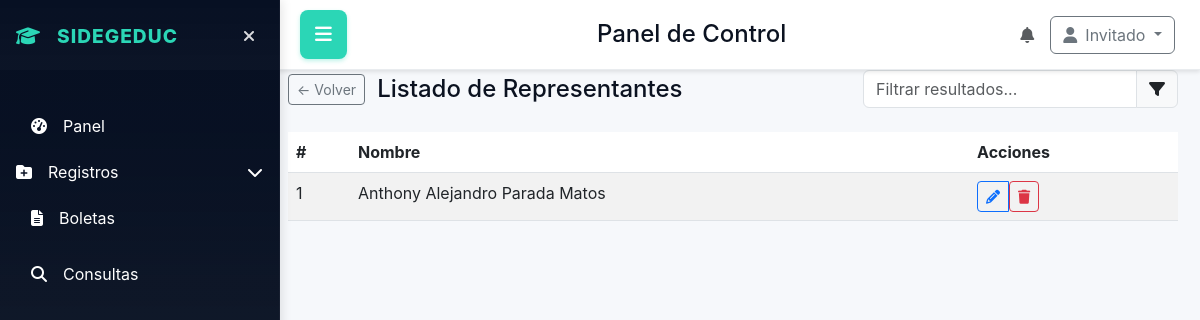
The page /consultas/personas/list?role=representante on the database its author committed.
### database/models.py (models this page shows)
class Representantes(db.Model):
    __tablename__ = 'representantes'
    id_representante = db.Column(db.Integer, primary_key=True)
    id_persona = db.Column(db.Integer, db.ForeignKey('personas.id_persona'))
    id_profesion = db.Column(db.Integer, db.ForeignKey('profesiones.id_profesion'))
    id_ocupacion = db.Column(db.Integer, db.ForeignKey('ocupaciones.id_ocupacion'))
    id_nivel_academico = db.Column(db.Integer, db.ForeignKey('niveles_academicos.id_nivel_academico'))

class Personas(db.Model):
    __tablename__ = 'personas'
    id_persona = db.Column(db.Integer, primary_key=True)
    primer_nombre = db.Column(db.String(50), nullable=False)
    segundo_nombre = db.Column(db.String(50))
    primer_apellido = db.Column(db.String(50), nullable=False)
    segundo_apellido = db.Column(db.String(50))
    fecha_nacimiento = db.Column(db.Date)
    id_sexo = db.Column(db.Integer, db.ForeignKey('sexo.id_sexo'))
    id_tipo_persona = db.Column(db.Integer, db.ForeignKey('tipo_persona.id_tipo_persona'), nullable=False)
    id_tipo_documento = db.Column(db.Integer, db.ForeignKey('tipo_documento.id_tipo_documento'), nullable=True)
    numero_cedula = db.Column(db.String(20), nullable=True)
    id_ocupacion = db.Column(db.Integer, db.ForeignKey('ocupaciones.id'), nullable=True)
    id_profesion = db.Column(db.Integer, db.ForeignKey('profesiones.id'), nullable=True)
    num_hijos = db.Column(db.Integer, nullable=True)
    id_relacion_familiar = db.Column(db.Integer, db.ForeignKey('relaciones_familiares.id'), nullable=True)

### app.py (the view)
@app.route('/consultas/personas/list')
def consultas_personas_list():
    return manejar_la_vista_de.consultas_personas_list()

### app.py (called while the page is built, shortened)
@event.listens_for(Engine, "connect")
def set_sqlite_pragma(dbapi_connection, connection_record):
    if app.config['SQLALCHEMY_DATABASE_URI'].startswith("sqlite"):
        cursor = dbapi_connection.cursor()
        cursor.execute("PRAGMA foreign_keys=ON")
        cursor.close()

@app.context_processor
def inject_user_context():
    try:
        ctx = get_user_context(session)
    except Exception:
        ctx = {}
    return {
        'is_creator': ctx.get('is_creator', False),
        'developer_priv': ctx.get('developer_priv', False),
        'role_name': ctx.get('role_name'),
        'role_desc': ctx.get('role_desc'),
        'status': ctx.get('status'),
        'usuario': ctx.get('user')
    }

### utils/permissions.py (called while the page is built, shortened)
def get_user_context(session): #esto es la funcion que se reutiliza  para obtener el contexto del usuario desde la sesión
    user = None
    developer_priv = False
    current_user_id = None
    role_name = None
    role_desc = None
    status = None
    is_creator = False
    return {
        'user': user,
        'developer_priv': developer_priv,
        'current_user_id': current_user_id,
        'role_name': role_name,
        'role_desc': role_desc,
        'status': status,
        'is_creator': is_creator
    }

### utils/view_handlers.py (called while the page is built)
def compute_role_counts(ctx):
    try:
        if ctx.get('is_creator'):
            roles_count = Roles.query.count()
            users_q = db.session.query(Roles.nombre_rol, func.count(Usuarios.id_user)).join(Usuarios, Usuarios.id_rol == Roles.id_rol).group_by(Roles.id_rol).all()
        else:
            roles_count = Roles.query.filter(func.lower(func.trim(Roles.nombre_rol)) != 'creador').count()
            users_q = db.session.query(Roles.nombre_rol, func.count(Usuarios.id_user)).join(Usuarios, Usuarios.id_rol == Roles.id_rol).filter(func.lower(func.trim(Roles.nombre_rol)) != 'creador').group_by(Roles.id_rol).all()
        users_by_role = [{'role': r or 'Sin nombre', 'count': int(c)} for r, c in users_q]
    except Exception:
        roles_count = 0
        users_by_role = []
    return roles_count, users_by_role

### templates/home_panel/struct.html (shortened to what this page needs)
<!DOCTYPE html>
<html lang="en">
<head>
    <link href="https://cdn.jsdelivr.net/npm/bootstrap@5.3.0/dist/css/bootstrap.min.css" rel="stylesheet">
    <link rel="stylesheet" href="https://cdnjs.cloudflare.com/ajax/libs/font-awesome/6.4.0/css/all.min.css">
    <link rel="stylesheet" href="{{ url_for('static', filename='home_panel/home_panel.css') }}">
    <link rel="stylesheet" href="https://cdn.jsdelivr.net/npm/flatpickr/dist/themes/material_blue.css">
</head>
<body>
    <div class="app-layout">
        <aside class="sidebar" id="sidebar">
            <div class="p-3">
                <div class="d-flex align-items-center mb-3">
                    <div class="logo">
                        <i class="fas fa-graduation-cap me-2"></i>
                        SIDEGEDUC
                    </div>
                    <button id="sidebar-toggle" class="sidebar-toggle" aria-label="Ocultar sidebar">
                        <i class="fas fa-times"></i>
                    </button>
                </div>
            </div>
            <nav class="p-3 flex-grow-1">
                <ul class="nav flex-column">
                    <li class="nav-item mb-2">
                        <a class="nav-link" href="{{ url_for('dashboard') }}">
                            <i class="fas fa-tachometer-alt me-3"></i>
                            <span>Panel</span>
                        </a>
                    </li>
                    <li class="nav-item mb-2">
                        <button class="nav-link btn btn-link text-start p-0 w-100" data-bs-toggle="collapse" data-bs-target="#registrosSub" aria-expanded="false">
                            <i class="fas fa-folder-plus me-3"></i>
                            <span>Registros</span>
                            <i class="fas fa-chevron-down ms-auto"></i>
                        </button>
                    </li>
                    <li class="nav-item mb-2">
                        <a class="nav-link" href="{{ url_for('boleta') }}">
                            <i class="fas fa-file-alt me-3"></i>
                            <span>Boletas</span>
                        </a>
                    </li>
                    <li class="nav-item mb-2">
                        <a class="nav-link" href="{{ url_for('consultas') }}">
                            <i class="fas fa-search me-3"></i>
                            <span>Consultas</span>
                        </a>
                    </li>
                </ul>
            </nav>
        </aside>
        <header class="topbar">
            <button id="menu-toggle" class="menu-toggle">
                <i class="fas fa-bars"></i>
            </button>
            <div class="d-flex align-items-center">
                <h1 class="h4 mb-0 ms-3">Panel de Control</h1>
            </div>
            <div class="d-flex align-items-center">
                <div class="me-3">
                    <i class="fas fa-bell text-muted"></i>
                </div>
                <div class="dropdown">
                    <button class="btn btn-outline-secondary dropdown-toggle" type="button" data-bs-toggle="dropdown">
                        <i class="fas fa-user me-2"></i>{{ usuario if usuario else 'Invitado' }}
                    </button>
                </div>
            </div>
        </header>
        <main class="content">
            {% if content_template %}
                {% include content_template %}
            {% endif %}
        </main>
    </div>
</body>
</html>

### templates/home_panel/consultas_personas_list.html (shortened to what this page needs)
<div class="container-fluid" style="margin-top:48px;">
  <div class="row mb-3">
    <div class="col-12">
      <div class="d-flex justify-content-between align-items-center mb-2">
        <div style="display:flex;align-items:center;gap:12px;">
          <a href="{% if role_display in ['Materia','Plantel'] %}{{ url_for('consultas') }}{% elif role_display == 'Sin rol' %}{{ url_for('consultas_personas') }}{% else %}{{ url_for('consultas_personas') }}{% endif %}" class="btn btn-sm btn-outline-secondary" title="Atrás">← Volver</a>
          <h4 style="margin:0">{{ title }}</h4>
        </div>
        <div style="min-width:240px;max-width:320px;">
          <div class="input-group">
            <input id="filtro-listado" type="text" class="form-control" placeholder="Filtrar resultados..." autocomplete="off">
            <span class="input-group-text"><i class="fas fa-filter"></i></span>
          </div>
        </div>
      </div>
    </div>
  </div>
  <div class="row">
    <div class="col-12">
      {% if rows %}
      <link rel="stylesheet" href="/static/home_panel/filtro-dinamico.css">
      {% if role_display == 'Materia' %}
      <table class="table table-striped">
        <thead><tr><th>#</th><th>Nombre</th><th>Acciones</th></tr></thead>
        <tbody>
          {% for r in rows %}
          <tr>
            <td>{{ loop.index }}</td>
            <td>{{ r[1] }}</td>
            <td>
              <div class="btn-group" role="group">
                <a class="btn btn-sm btn-outline-primary" href="/consultas/materias/editar?id={{ r[0] }}" title="Editar">
                  <i class="fas fa-pencil-alt"></i>
                </a>
                <form method="post" action="/consultas/materias/borrar" style="display:inline-block;margin:0;">
                  <input type="hidden" name="id" value="{{ r[0] }}">
                  <button class="btn btn-sm btn-outline-danger" title="Borrar" onclick="return confirm('¿Eliminar esta materia?')">
                    <i class="fas fa-trash"></i>
                  </button>
                </form>
              </div>
            </td>
          </tr>
          {% endfor %}
        </tbody>
      </table>
      {% else %}
      {% set roles_unicos = ['Representante', 'Profesor', 'Estudiante', 'Empleado'] %}
      {% if role_display in roles_unicos %}
      <table class="table table-striped">
        <thead>
          <tr><th>#</th><th>Nombre</th><th>Acciones</th></tr>
        </thead>
        <tbody>
          {% for r in rows %}
          <tr>
            <td>{{ loop.index }}</td>
            <td>{{ r.primer_nombre }} {% if r.segundo_nombre %}{{ r.segundo_nombre }}{% endif %} {{ r.primer_apellido }} {% if r.segundo_apellido %}{{ r.segundo_apellido }}{% endif %}</td>
            <td>
              <div class="btn-group" role="group">
                <a class="btn btn-sm btn-outline-primary" href="{{ url_for('editar_persona') }}?id={{ r.id_persona }}&role={{ role_display|lower }}" title="Editar">
                  <i class="fas fa-pencil-alt"></i>
                </a>
                <form method="post" action="{{ url_for('borrar_registro_persona') }}" style="display:inline-block;margin:0;">
                  <button class="btn btn-sm btn-outline-danger" title="Borrar" onclick="return confirm('¿Eliminar este registro?')">
                    <i class="fas fa-trash"></i>
                  </button>
                </form>
              </div>
            </td>
          </tr>
          {% endfor %}
        </tbody>
      </table>
      {% endif %}
      {% endif %}
      {% else %}
      <div class="alert alert-info">No se encontraron registros para {{ role_display }}.</div>
      {% endif %}
    </div>
  </div>
</div>

### static/home_panel/home_panel.css (style rules this page uses)
:root { --panel-bg:#ffffff; --muted:#9aa4ad; --accent-1:#06a77d; --accent-2:#0b5f47; --glass:#f6fbfa; --card-border:#e9f4f2; --sidebar-start:#071023; --sidebar-end:#0f1724cc; --accent:#2bd6b6; --accent2:#00bfa5; --bg:#f6f8fb; }
.row { display:flex;gap:14px }
body { margin:0;font-family:Inter,system-ui,Arial;background:linear-gradient(180deg,#071023 0%, #071023 12%, #071023 12%, #f6f8fb 100%);color:#0b1220 }
.sidebar { width: 280px; background: linear-gradient(180deg,var(--sidebar-start),var(--sidebar-end)); color:#fff; padding:0; display:flex; flex-direction:column; border-right:1px solid rgba(255,255,255,0.04); transition: transform 0.3s cubic-bezier(.2,.9,.2,1); position: fixed; height: 100vh; overflow-y: auto; z-index: 1050; top: 0; left: 0; box-shadow: 2px 0 10px rgba(0,0,0,0.1); }
.logo { font-weight:800;font-size:1.2rem;letter-spacing:1px;color:var(--accent);display:flex;align-items:center;gap:8px }
.sidebar-toggle { background:transparent;border:none;color:rgba(255,255,255,0.85);padding:8px;border-radius:8px;cursor:pointer;margin-left:auto;transition: all 0.2s }
.nav-link { color: white !important;text-decoration: none;padding: 10px 15px;border-radius: 8px;margin-bottom: 4px;display: flex;align-items: center;width: 100%;transition: all .22s cubic-bezier(.2,.9,.2,1) }
.nav-link.btn-link { color: white !important;border: none;background: transparent;padding: 10px 15px }
.content { margin-left: 280px;padding:22px 22px 22px 8px;background: var(--bg); min-height: 100vh; transition: margin-left 0.3s cubic-bezier(.2,.9,.2,1); }
.content > .container-fluid { padding-left:0;padding-right:0 }
.content .container-fluid .row { margin-left:0;margin-right:0 }
.content .container-fluid [class*=col-] { padding-left:0;padding-right:0 }
.topbar { background: white; padding: 15px 25px 15px 300px; border-bottom: 1px solid #e9ecef; box-shadow: 0 2px 4px rgba(0,0,0,0.1); display: flex; justify-content: space-between; align-items: center; transition: margin-left 0.3s cubic-bezier(.2,.9,.2,1); position: fixed; top: 0; right: 0; left: 0; z-index: 1030; height: 70px; }
.menu-toggle { background: var(--accent); border: none; color: white; padding: 10px 15px; border-radius: 8px; cursor: pointer; font-size: 1.2rem; transition: all 0.2s; box-shadow: 0 2px 4px rgba(43,214,182,0.3); }

### rows shown on the page
Representantes: primer_nombre "Anthony", segundo_nombre "Alejandro", primer_apellido "Parada", segundo_apellido "Matos"

### other values the page prints
{{ usuario if usuario else 'Invitado' }} "Invitado"
{{ title }} "Listado de Representantes"
